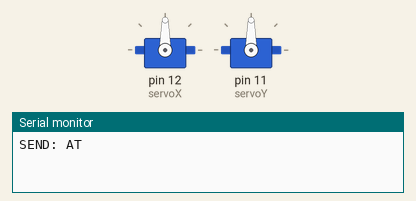
Bench run of a sketch on a simulated Arduino Uno, built with avr-gcc and run on an emulated ATmega328P. Parts: 2 × servo, the last lines printed to the serial monitor. The modem accepts every AT command (registered, SIM ready, sends succeed) and sends nothing else.

Above: at 0.1 s.
At 3.9 s:
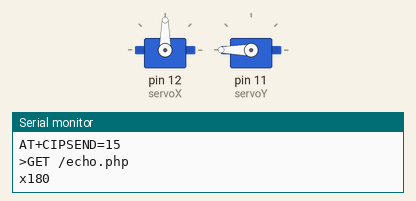
Timing chart, 0 to 5.4 s (numbered marks = the images above):
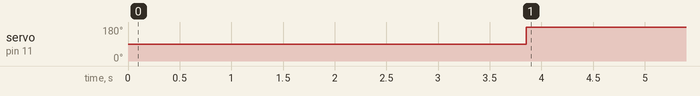

The sketch:

arduino_get_php_x.ino
```cpp
#include <SoftwareSerial.h>
#include<Servo.h>
#define _baudrate   9600
#define _rxpin      4
#define _txpin      5
SoftwareSerial debug( _rxpin, _txpin ); // RX, TX
//*-- IoT Information
#define SSID "benny1228"
#define PASS "benny7669264"
#define IP "192.168.51.2" // ThingSpeak IP Address: 184.106.153.149
String GET = "GET /echo.php";
char a;
 Servo servoX;
 Servo servoY;
void setup() {
  // put your setup code here, to run once:
  servoX.attach(12);
servoY.attach(11);
     servoY.write(90);
Serial.begin( _baudrate );
debug.begin( _baudrate );
sendDebug("AT");
delay(500);
if(debug.find("OK"))
{
Serial.println("RECEIVED: OK\nData ready to sent!");
Wifi_connect();
}
}

void loop() {
  // put your main code here, to run repeatedly:


    echodata1();
  delay(1000);


}
void echodata1(){
// ESP8266 Client
String cmd = "AT+CIPSTART=\"TCP\",\"";// Setup TCP connection
cmd += IP;
cmd += "\",80";
sendDebug(cmd);
delay(200);
if( debug.find( "Error" ) )
    {
        Serial.print( "RECEIVED: Error\nExit1" );
        return;
    }
    cmd = GET+"\r\n";

Serial.print( "AT+CIPSEND=" );
Serial.println(cmd.length() );

     debug.print( "AT+CIPSEND=" );
    debug.println( cmd.length());

   if(debug.find( ">" ) )
    {
        Serial.print(">");
        Serial.print(cmd);
        debug.println(cmd);

                if(debug.find("x</td><td>0")) {
          Serial.println("x0");
      servoY.write(0);
    }else if(debug.find("x</td><td>90")) {
          Serial.println("x90");
      servoY.write(90);
    }else{
        Serial.println("x180");
      servoY.write(180);
      }

      }

     else
    {
      Serial.println("ok");
        debug.println( "AT+CIPCLOSE" );

    }
    if( debug.find("CLOSE") )
    {
        Serial.println( "RECEIVED: OK" );

    }
    else
    {
       Serial.println( "OK" );

          debug.println( "AT+CIPCLOSE" );

    }

  }

void sendDebug(String cmd)
{
Serial.print("SEND: ");
Serial.println(cmd);
debug.println(cmd);
}
void Wifi_connect()
{
    String cmd="AT+CWJAP=\"";
    cmd+=SSID;
    cmd+="\",\"";
    cmd+=PASS;
    cmd+="\"";
    sendDebug(cmd);
    Loding("Wifi_connect");
}
void Loding(String state){
    for (int timeout=0 ; timeout<10 ; timeout++)
    {
      if(debug.find("OK"))
      {
          Serial.println("RECEIVED: OK");
          break;
      }
      else if(timeout==9){
        Serial.print( state );
        Serial.println(" fail...\nExit3");
      }
      else
      {
        Serial.print("Wifi Loading...");
        delay(500);
      }
    }
}
```

Measured:
- by itself, servo on pin 11 (servoY): 90° → 180° at 3.9 s
